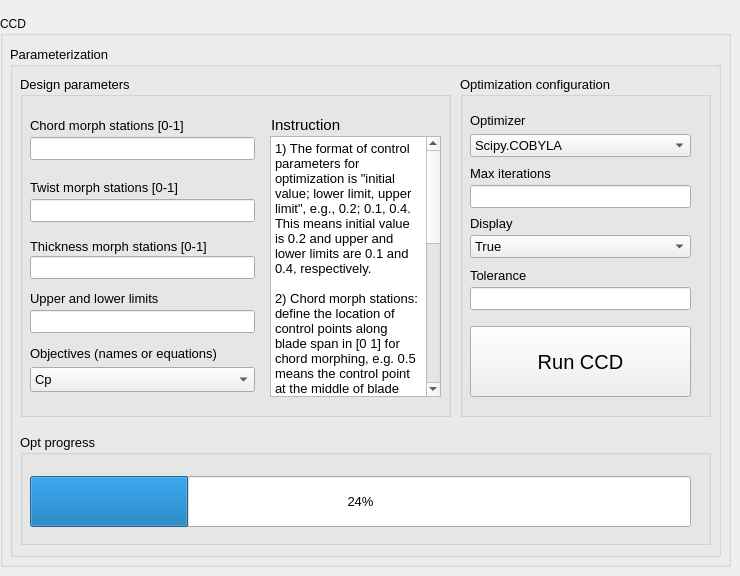
    <widget class="QWidget" name="Optimization">
     <attribute name="title">
      <string>Optimization</string>
     </attribute>
     <widget class="QGroupBox" name="mapGroupBox_3">
      <property name="geometry">
       <rect>
        <x>0</x>
        <y>16</y>
        <width>731</width>
        <height>551</height>
       </rect>
      </property>
      <property name="font">
       <font>
        <weight>50</weight>
        <bold>false</bold>
       </font>
      </property>
      <property name="title">
       <string>CCD</string>
      </property>
      <widget class="QGroupBox" name="postGroupBox_4">
       <property name="geometry">
        <rect>
         <x>10</x>
         <y>30</y>
         <width>711</width>
         <height>511</height>
        </rect>
       </property>
       <property name="font">
        <font>
         <pointsize>10</pointsize>
         <weight>50</weight>
         <bold>false</bold>
        </font>
       </property>
       <property name="title">
        <string>Parameterization</string>
       </property>
       <widget class="QGroupBox" name="postGroupBox_8">
        <property name="geometry">
         <rect>
          <x>10</x>
          <y>30</y>
          <width>431</width>
          <height>341</height>
         </rect>
        </property>
        <property name="font">
         <font>
          <pointsize>10</pointsize>
          <weight>50</weight>
          <bold>false</bold>
         </font>
        </property>
        <property name="title">
         <string>Design parameters</string>
        </property>
        <widget class="QLabel" name="label_15">
         <property name="geometry">
          <rect>
           <x>10</x>
           <y>41</y>
           <width>221</width>
           <height>16</height>
          </rect>
         </property>
         <property name="font">
          <font>
           <pointsize>10</pointsize>
           <weight>50</weight>
           <bold>false</bold>
          </font>
         </property>
         <property name="text">
          <string>Chord morph stations [0-1]</string>
         </property>
        </widget>
        <widget class="QLabel" name="label_16">
         <property name="geometry">
          <rect>
           <x>10</x>
           <y>214</y>
           <width>161</width>
           <height>16</height>
          </rect>
         </property>
         <property name="font">
          <font>
           <pointsize>10</pointsize>
           <weight>50</weight>
           <bold>false</bold>
          </font>
         </property>
         <property name="text">
          <string>Upper and lower limits</string>
         </property>
        </widget>
        <widget class="QLabel" name="label_19">
         <property name="geometry">
          <rect>
           <x>10</x>
           <y>269</y>
           <width>241</width>
           <height>16</height>
          </rect>
         </property>
         <property name="font">
          <font>
           <pointsize>10</pointsize>
           <weight>50</weight>
           <bold>false</bold>
          </font>
         </property>
         <property name="text">
          <string>Objectives (names or equations)</string>
         </property>
        </widget>
        <widget class="QLineEdit" name="lineEdit_29">
         <property name="geometry">
          <rect>
           <x>10</x>
           <y>61</y>
           <width>225</width>
           <height>23</height>
          </rect>
         </property>
        </widget>
        <widget class="QLineEdit" name="lineEdit_30">
         <property name="geometry">
          <rect>
           <x>10</x>
           <y>234</y>
           <width>225</width>
           <height>23</height>
          </rect>
         </property>
        </widget>
        <widget class="QComboBox" name="comboBox_4">
         <property name="geometry">
          <rect>
           <x>10</x>
           <y>291</y>
           <width>225</width>
           <height>25</height>
          </rect>
         </property>
         <item>
          <property name="text">
           <string>Cp</string>
          </property>
         </item>
         <item>
          <property name="text">
           <string>AEP</string>
          </property>
         </item>
         <item>
          <property name="text">
           <string/>
          </property>
         </item>
        </widget>
        <widget class="QLineEdit" name="lineEdit_40">
         <property name="geometry">
          <rect>
           <x>10</x>
           <y>180</y>
           <width>225</width>
           <height>23</height>
          </rect>
         </property>
         <property name="text">
          <string/>
         </property>
        </widget>
        <widget class="QLabel" name="label_18">
         <property name="geometry">
          <rect>
           <x>10</x>
           <y>162</y>
           <width>201</width>
           <height>16</height>
          </rect>
         </property>
         <property name="font">
          <font>
           <pointsize>10</pointsize>
           <weight>50</weight>
           <bold>false</bold>
          </font>
         </property>
         <property name="text">
          <string>Thickness morph stations [0-1]</string>
         </property>
        </widget>
        <widget class="QLabel" name="label_25">
         <property name="geometry">
          <rect>
           <x>10</x>
           <y>103</y>
           <width>221</width>
           <height>16</height>
          </rect>
         </property>
         <property name="font">
          <font>
           <pointsize>10</pointsize>
           <weight>50</weight>
           <bold>false</bold>
          </font>
         </property>
         <property name="text">
          <string>Twist morph stations [0-1]</string>
         </property>
        </widget>
        <widget class="QLineEdit" name="lineEdit_45">
         <property name="geometry">
          <rect>
           <x>10</x>
           <y>123</y>
           <width>225</width>
           <height>23</height>
          </rect>
         </property>
        </widget>
        <widget class="QPlainTextEdit" name="plainTextEdit_2">
         <property name="geometry">
          <rect>
           <x>250</x>
           <y>60</y>
           <width>171</width>
           <height>261</height>
          </rect>
         </property>
         <property name="plainText">
          <string>1) The format of control parameters for optimization is &quot;initial value; lower limit, upper limit&quot;, e.g., 0.2; 0.1, 0.4. This means initial value is 0.2 and upper and lower limits are 0.1 and 0.4, respectively.

2) Chord morph stations: define the location of control points along blade span in [0 1] for chord morphing, e.g. 0.5 means the control point at the middle of blade length;

3) Twist morph stations: Similar with the Chord but for twist morphing;

4) Thickness of 9 stations (the only available option currently): Define sacaling factor for 9 pre-defined stations;

5) Upper and lower limits: the lower limit of each control points in [0 1]. Format: [[-0.5, 0.5],[-0.5,0.5]] means changing within the 0.5 and 1.5 of original values; A list for each morphing in sequence and seperated by semicolon;
</string>
         </property>
        </widget>
        <widget class="QLabel" name="label_21">
         <property name="geometry">
          <rect>
           <x>251</x>
           <y>41</y>
           <width>101</width>
           <height>16</height>
          </rect>
         </property>
         <property name="font">
          <font>
           <pointsize>11</pointsize>
           <weight>50</weight>
           <bold>false</bold>
          </font>
         </property>
         <property name="text">
          <string>Instruction</string>
         </property>
        </widget>
       </widget>
       <widget class="QGroupBox" name="postGroupBox_5">
        <property name="geometry">
         <rect>
          <x>10</x>
          <y>388</y>
          <width>691</width>
          <height>111</height>
         </rect>
        </property>
        <property name="font">
         <font>
          <pointsize>10</pointsize>
          <weight>50</weight>
          <bold>false</bold>
         </font>
        </property>
        <property name="title">
         <string>Opt progress</string>
        </property>
        <widget class="QProgressBar" name="progressBar">
         <property name="geometry">
          <rect>
           <x>10</x>
           <y>42</y>
           <width>661</width>
           <height>51</height>
          </rect>
         </property>
         <property name="value">
          <number>24</number>
         </property>
        </widget>
       </widget>
       <widget class="QGroupBox" name="ecuGroupBox_4">
        <property name="geometry">
         <rect>
          <x>450</x>
          <y>30</y>
          <width>251</width>
          <height>341</height>
         </rect>
        </property>
        <property name="title">
         <string>Optimization configuration</string>
        </property>
        <widget class="QComboBox" name="comboBox_2">
         <property name="geometry">
          <rect>
           <x>10</x>
           <y>58</y>
           <width>221</width>
           <height>23</height>
          </rect>
         </property>
         <item>
          <property name="text">
           <string>Scipy.COBYLA</string>
          </property>
         </item>
         <item>
          <property name="text">
           <string>Scipy.trust-constr</string>
          </property>
         </item>
         <item>
          <property name="text">
           <string>Scipy.CG</string>
          </property>
         </item>
         <item>
          <property name="text">
           <string>Scipy.BFGS</string>
          </property>
         </item>
         <item>
          <property name="text">
           <string>Scipy.Newton-CG</string>
          </property>
         </item>
         <item>
          <property name="text">
           <string>Scipy.TNC</string>
          </property>
         </item>
         <item>
          <property name="text">
           <string>Scipy.differential_evolution</string>
          </property>
         </item>
         <item>
          <property name="text">
           <string>Scipy.L-BFGS-B</string>
          </property>
         </item>
         <item>
          <property name="text">
           <string>Scipy.SLSQP</string>
          </property>
         </item>
         <item>
          <property name="text">
           <string>Scipy.shgo</string>
          </property>
         </item>
         <item>
          <property name="text">
           <string>Scipy.dual_annealing</string>
          </property>
         </item>
         <item>
          <property name="text">
           <string>Scipy.basinhopping</string>
          </property>
         </item>
         <item>
          <property name="text">
           <string>Scipy.Nelder-Mead</string>
          </property>
         </item>
         <item>
          <property name="text">
           <string>Scipy.Powell</string>
          </property>
         </item>
        </widget>
        <widget class="QLabel" name="label_13">
         <property name="geometry">
          <rect>
           <x>10</x>
           <y>36</y>
           <width>81</width>
           <height>16</height>
          </rect>
         </property>
         <property name="font">
          <font>
           <pointsize>10</pointsize>
           <weight>50</weight>
           <bold>false</bold>
          </font>
         </property>
         <property name="text">
          <string>Optimizer</string>
         </property>
        </widget>
        <widget class="QLabel" name="label_14">
         <property name="geometry">
          <rect>
           <x>10</x>
           <y>89</y>
           <width>101</width>
           <height>16</height>
          </rect>
         </property>
         <property name="font">
          <font>
           <pointsize>10</pointsize>
           <weight>50</weight>
           <bold>false</bold>
          </font>
         </property>
         <property name="text">
          <string>Max iterations</string>
         </property>
        </widget>
        <widget class="QLineEdit" name="lineEdit_23">
         <property name="geometry">
          <rect>
           <x>10</x>
           <y>109</y>
           <width>221</width>
           <height>23</height>
          </rect>
         </property>
        </widget>
        <widget class="QPushButton" name="PushRunCCD">
         <property name="geometry">
          <rect>
           <x>10</x>
           <y>250</y>
           <width>221</width>
           <height>71</height>
          </rect>
         </property>
         <property name="font">
          <font>
           <pointsize>15</pointsize>
          </font>
         </property>
         <property name="toolTip">
          <string>Save The Current Configuration</string>
         </property>
         <property name="toolTipDuration">
          <number>1</number>
         </property>
         <property name="text">
          <string>Run CCD</string>
         </property>
        </widget>
        <widget class="QLabel" name="label_17">
         <property name="geometry">
          <rect>
           <x>10</x>
           <y>139</y>
           <width>81</width>
           <height>16</height>
          </rect>
         </property>
         <property name="font">
          <font>
           <pointsize>10</pointsize>
           <weight>50</weight>
           <bold>false</bold>
          </font>
         </property>
         <property name="text">
          <string>Display</string>
         </property>
        </widget>
        <widget class="QComboBox" name="comboBox_6">
         <property name="geometry">
          <rect>
           <x>10</x>
           <y>159</y>
           <width>221</width>
           <height>23</height>
          </rect>
         </property>
         <item>
          <property name="text">
           <string>True</string>
          </property>
         </item>
         <item>
          <property name="text">
           <string>False</string>
          </property>
         </item>
        </widget>
        <widget class="QLabel" name="label_27">
         <property name="geometry">
          <rect>
           <x>10</x>
           <y>191</y>
           <width>81</width>
           <height>16</height>
          </rect>
         </property>
         <property name="font">
          <font>
           <pointsize>10</pointsize>
           <weight>50</weight>
           <bold>false</bold>
          </font>
         </property>
         <property name="text">
          <string>Tolerance</string>
         </property>
        </widget>
        <widget class="QLineEdit" name="lineEdit_28">
         <property name="geometry">
          <rect>
           <x>10</x>
           <y>211</y>
           <width>221</width>
           <height>23</height>
          </rect>
         </property>
        </widget>
       </widget>
      </widget>
     </widget>
    </widget>
